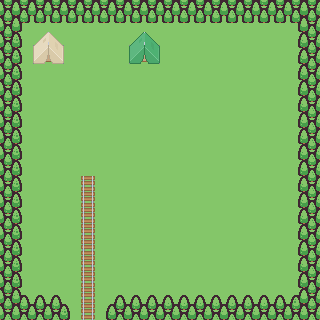

Tiled map render using the project's own tile images. Description and the map definition, with tile-layer contents summarised, below:
An orthogonal 20x20 tile map with 16x16 px tiles, 4 tile layers (Ground, Decor, Objects, Indestructable), 2 tilesets and 54 objects (18x Farm, 16x Tree, 12x Rock, 6x Static, Log, ...).

<map version="1.10" tiledversion="1.11.0" orientation="orthogonal" renderorder="right-down" width="20" height="20" tilewidth="16" tileheight="16" infinite="0" nextlayerid="16" nextobjectid="71">
 <editorsettings>
  <export target="../TinyVillagePractice.tmx" format="tmx" />
 </editorsettings>
 <tileset firstgid="1" name="tilemap_packed" tilewidth="16" tileheight="16" tilecount="132" columns="12">
  <image source="tilemap_packed.png" width="192" height="176" />
 </tileset>
 <tileset firstgid="133" name="roguelikeSheet_transparent" tilewidth="16" tileheight="16" spacing="1" tilecount="1767" columns="57">
  <image source="roguelikeSheet_transparent.png" width="968" height="526" />
 </tileset>
 <layer id="1" name="Ground" width="20" height="20">
  <data>[400 cells, 400 non-empty, 1 distinct tile ids]</data>
 </layer>
 <objectgroup id="6" name="Rock">
  <object id="22" name="Rock" x="176" y="48" width="16" height="16" />
  <object id="23" name="Rock" x="208" y="48" width="16" height="16" />
  <object id="24" name="Rock" x="240" y="48" width="16" height="16" />
  <object id="25" name="Rock" x="272" y="48" width="16" height="16" />
  <object id="26" name="Rock" x="176" y="80" width="16" height="16" />
  <object id="27" name="Rock" x="208" y="80" width="16" height="16" />
  <object id="28" name="Rock" x="240" y="80" width="16" height="16" />
  <object id="29" name="Rock" x="272" y="80" width="16" height="16" />
  <object id="30" name="Rock" x="176" y="112" width="16" height="16" />
  <object id="31" name="Rock" x="208" y="112" width="16" height="16" />
  <object id="32" name="Rock" x="240" y="112" width="16" height="16" />
  <object id="33" name="Rock" x="272" y="112" width="16" height="16" />
 </objectgroup>
 <objectgroup id="10" name="Farm">
  <object id="34" name="Farm" x="32" y="112" width="16" height="16" />
  <object id="35" name="Farm" x="48" y="112" width="16" height="16" />
  <object id="36" name="Farm" x="64" y="112" width="16" height="16" />
  <object id="37" name="Farm" x="64" y="128" width="16" height="16" />
  <object id="38" name="Farm" x="48" y="128" width="16" height="16" />
  <object id="39" name="Farm" x="32" y="128" width="16" height="16" />
  <object id="40" name="Farm" x="32" y="144" width="16" height="16" />
  <object id="43" name="Farm" x="48" y="144" width="16" height="16" />
  <object id="44" name="Farm" x="64" y="144" width="16" height="16" />
  <object id="54" name="Farm" x="112" y="112" width="16" height="16" />
  <object id="55" name="Farm" x="128" y="112" width="16" height="16" />
  <object id="56" name="Farm" x="144" y="112" width="16" height="16" />
  <object id="57" name="Farm" x="144" y="128" width="16" height="16" />
  <object id="58" name="Farm" x="128" y="128" width="16" height="16" />
  <object id="59" name="Farm" x="112" y="128" width="16" height="16" />
  <object id="60" name="Farm" x="112" y="144" width="16" height="16" />
  <object id="61" name="Farm" x="128" y="144" width="16" height="16" />
  <object id="62" name="Farm" x="144" y="144" width="16" height="16" />
 </objectgroup>
 <objectgroup id="11" name="Log">
  <object id="63" name="Log" x="32" y="96" width="16" height="16" />
 </objectgroup>
 <layer id="8" name="Decor" width="20" height="20">
  <data>[400 cells, 9 non-empty, 1 distinct tile ids]</data>
 </layer>
 <layer id="7" name="Objects" width="20" height="20">
  <data>[400 cells, 8 non-empty, 8 distinct tile ids]</data>
 </layer>
 <objectgroup id="4" name="Tree">
  <object id="1" name="Tree" x="272" y="256" width="16" height="32" />
  <object id="2" name="Tree" x="240" y="256" width="16" height="32" />
  <object id="3" name="Tree" x="208" y="256" width="16" height="32" />
  <object id="4" name="Tree" x="176" y="256" width="16" height="32" />
  <object id="5" name="Tree" x="176" y="224" width="16" height="32" />
  <object id="6" name="Tree" x="208" y="224" width="16" height="32" />
  <object id="7" name="Tree" x="240" y="224" width="16" height="32" />
  <object id="8" name="Tree" x="272" y="224" width="16" height="32" />
  <object id="10" name="Tree" x="176" y="192" width="16" height="32" />
  <object id="11" name="Tree" x="208" y="192" width="16" height="32" />
  <object id="12" name="Tree" x="240" y="192" width="16" height="32" />
  <object id="13" name="Tree" x="272" y="192" width="16" height="32" />
  <object id="18" name="Tree" x="176" y="144" width="16" height="32" />
  <object id="19" name="Tree" x="208" y="144" width="16" height="32" />
  <object id="20" name="Tree" x="240" y="144" width="16" height="32" />
  <object id="21" name="Tree" x="272" y="144" width="16" height="32" />
 </objectgroup>
 <objectgroup id="14" name="StaticCollider">
  <object id="64" name="Static" x="32" y="48" width="32" height="16" />
  <object id="65" name="Static" x="128" y="48" width="32" height="16" />
  <object id="66" name="Static" x="4" y="8" width="308" height="16" />
  <object id="67" name="Static" x="300" y="24" width="16" height="296" />
  <object id="68" name="Static" x="0" y="304" width="300" height="16" />
  <object id="69" name="Static" x="4" y="24" width="16" height="280" />
 </objectgroup>
 <objectgroup id="15" name="Minecart">
  <object id="70" name="Minecart" x="80" y="176" width="16" height="16" />
 </objectgroup>
 <layer id="2" name="Indestructable" width="20" height="20">
  <data>[400 cells, 140 non-empty, 9 distinct tile ids]</data>
 </layer>
</map>
